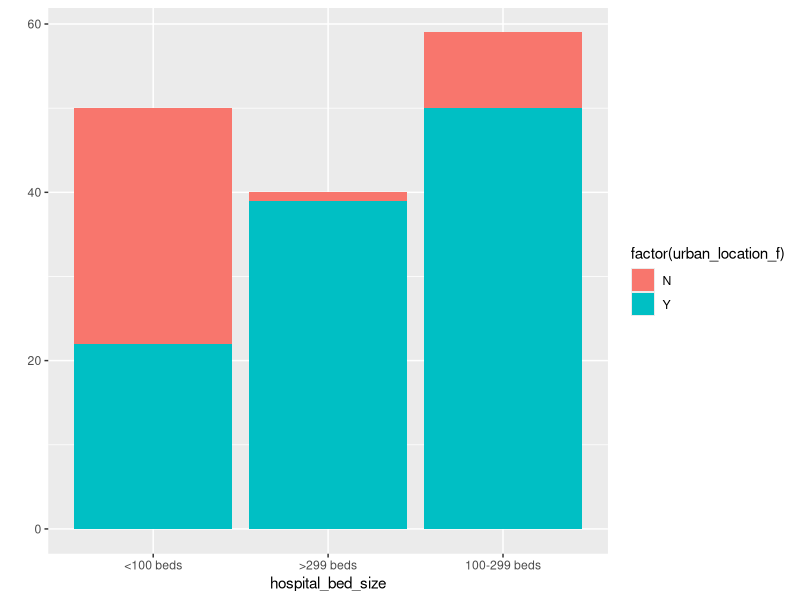
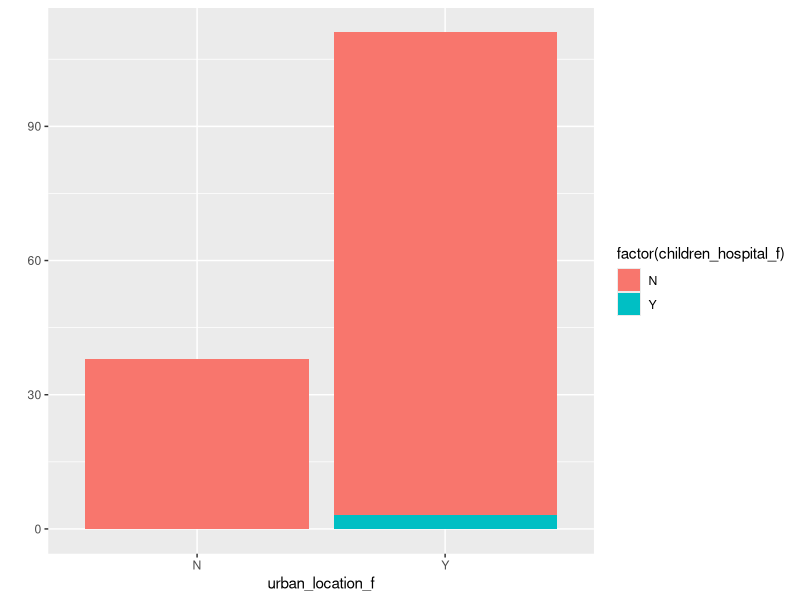

Reproduce these figures in R, in order.
# This tells R and R studio where we are on our computer

setwd("~/anaconda3/envs/notebook/crainshack/data/hospitals")

# This is a set of libraries that make working with R easier
# they're kind of like shortcuts for things we do all the time

library("tidyverse")

# load in the data we'll work with. Notice that we don't have to have a full file path like
# ~/anaconda3/envs/notebook/crainshack/data/hospitals/hospitals.csv
# Instead, we can load the file

hospitals <- read_csv("ILhospitalsCBI_CBI.csv")
#---------------------------------

# preview the data
head(hospitals)

# get the summary statistics
summary(hospitals)

# we can save these to refer to the later. This code puts the summary stats into a dataframe
# and then saves it as a csv file we can open in excel if we want
dfsum <- data.frame(unclass(summary(hospitals)), check.names = FALSE, stringsAsFactors = FALSE)
write_csv(dfsum,'hospitals_summary.csv')

# learn more about the columns
sapply(hospitals, class)

# select only a few columns
df <- select(hospitals,'name','city','county','hospital_bed_size')
df

# learn more about the columns
sapply(df, class)

# Select columns with distinct names of county
df <- hospitals %>% distinct(county)
df # There are 108 counties in Illinois, but only 63 of them have hospitals 

# order by descending
df <- select(hospitals,'name','city','county','hospital_bed_size') %>% arrange(desc(county))
df

# %>% is what's known as a "pipe." It allows you to chain commands together in a string

# order by ascending
df <- select(hospitals,'name','city','county','hospital_bed_size') %>% arrange(county)
df

# ordering by two things
df <- select(hospitals,'name','city','county','hospital_bed_size') %>% arrange(city,desc(county))
df

# filter rows
df <- select(hospitals,'name','city','county','hospital_bed_size') %>% filter(hospital_bed_size == "100-299 beds")
df

# filtering using different comparison operators

# this is does not equal
df <- select(hospitals,'name','city','county','hospital_bed_size') %>% filter(hospital_bed_size != "100-299 beds")
df

# less than 60805
df <- select(hospitals,'name','city','county','zip_code') %>% filter(zip_code < "60805")
df

# greater than or equal to
df <- select(hospitals,'name','city','county','zip_code') %>% filter(zip_code >= "60805")
df

# between
df <- select(hospitals,'name','city','county','zip_code') %>% filter( (zip_code > 60805) & (zip_code < 62000) )
df


# Select some rows and do a histogram

df <- select(hospitals,'name','city','county','hospital_bed_size','urban_location_f','children_hospital_f')
df

# how are the size of hospitals distributed?
qplot(hospital_bed_size,
      data=df,
      fill=factor(urban_location_f)
)

# Where are children's hospitals most often located?
qplot(urban_location_f,
      data=df,
      fill=factor(children_hospital_f)
)
